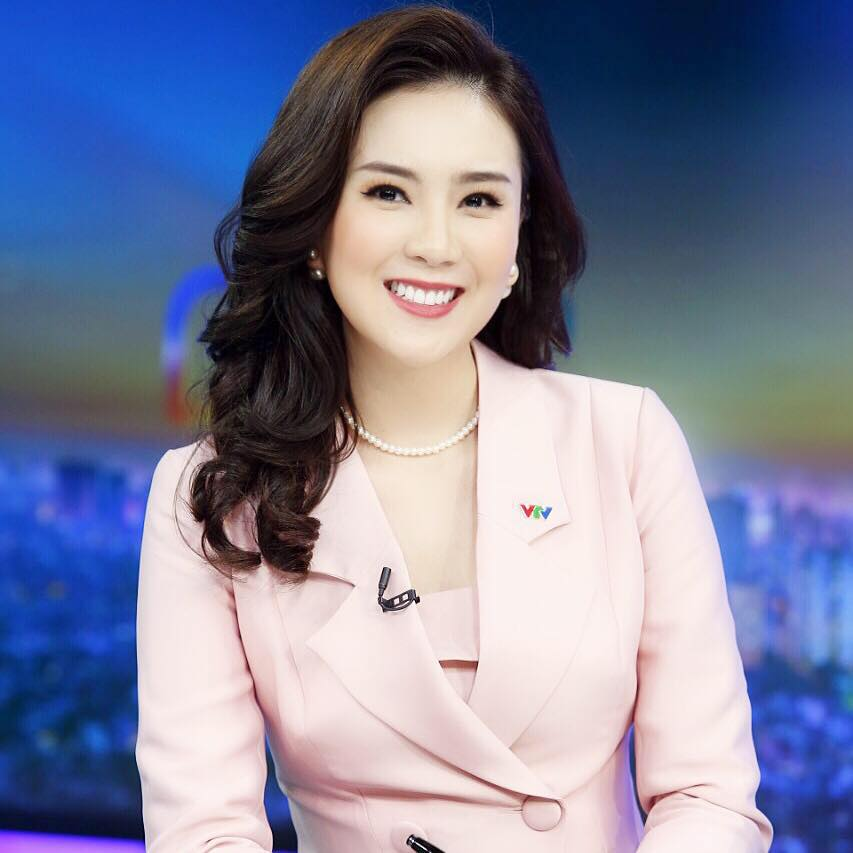
#> input picture Basic/Module_1_CV_Basic/mai-ngoc.jpg, 853 x 853 px
$ python 1.5_rotate.py --image mai-ngoc.jpg
#> lines starting #> are read from the running program, lines starting #| are printed output that depends on the picture
# USAGE
# python rotate.py --image mai-ngoc.jpg

# import the necessary packages
import numpy as np
import argparse
import imutils
import cv2

# construct the argument parser and parse the arguments
ap = argparse.ArgumentParser()
ap.add_argument("-i", "--image", required=True, help="Path to the image")
args = vars(ap.parse_args())

# load the image and show it
image = cv2.imread(args["image"])
#> image is the input picture: shape (853, 853, 3); mean B, G, R 156.1, 129.3, 124.9
cv2.imshow("Original", image)

# grab the dimensions of the image and calculate the center of the image
(h, w) = image.shape[:2]
#> h = 853; w = 853
(cX, cY) = (w / 2, h / 2)
#> cX = 426.5; cY = 426.5

# rotate our image by 45 degrees
M = cv2.getRotationMatrix2D((cX, cY), 45, 1.0)
rotated = cv2.warpAffine(image, M, (w, h))
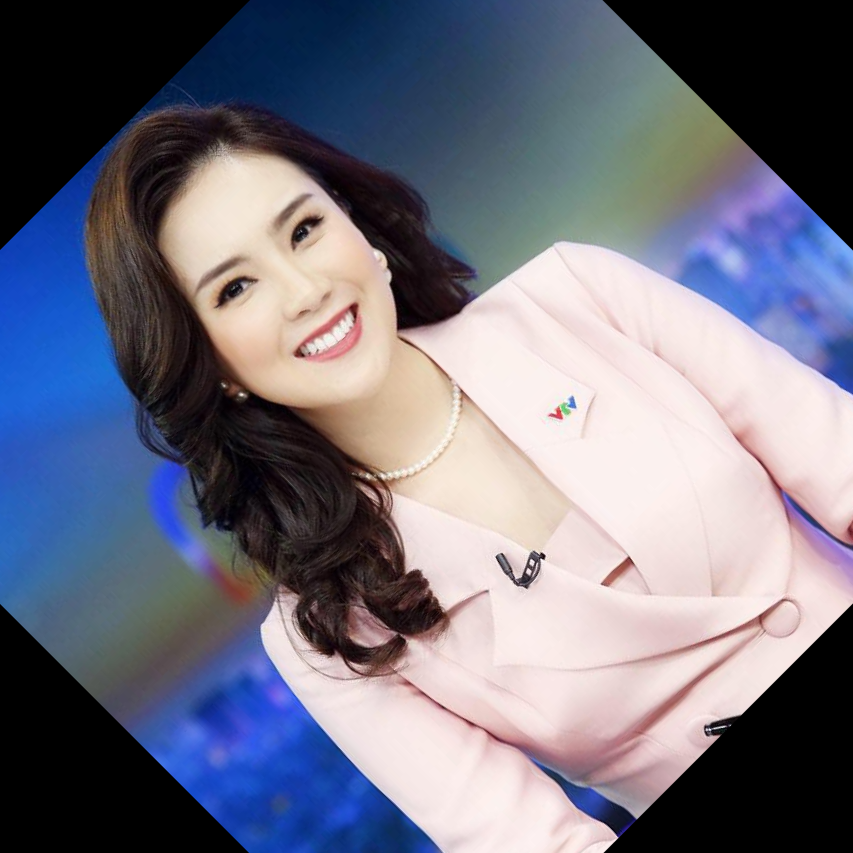
#> rotated: shape (853, 853, 3); mean B, G, R 128.9, 114.2, 114.5
cv2.imshow("Rotated by 45 Degrees", rotated)

# rotate our image by -90 degrees
M = cv2.getRotationMatrix2D((cX, cY), -90, 1.0)
rotated = cv2.warpAffine(image, M, (w, h))
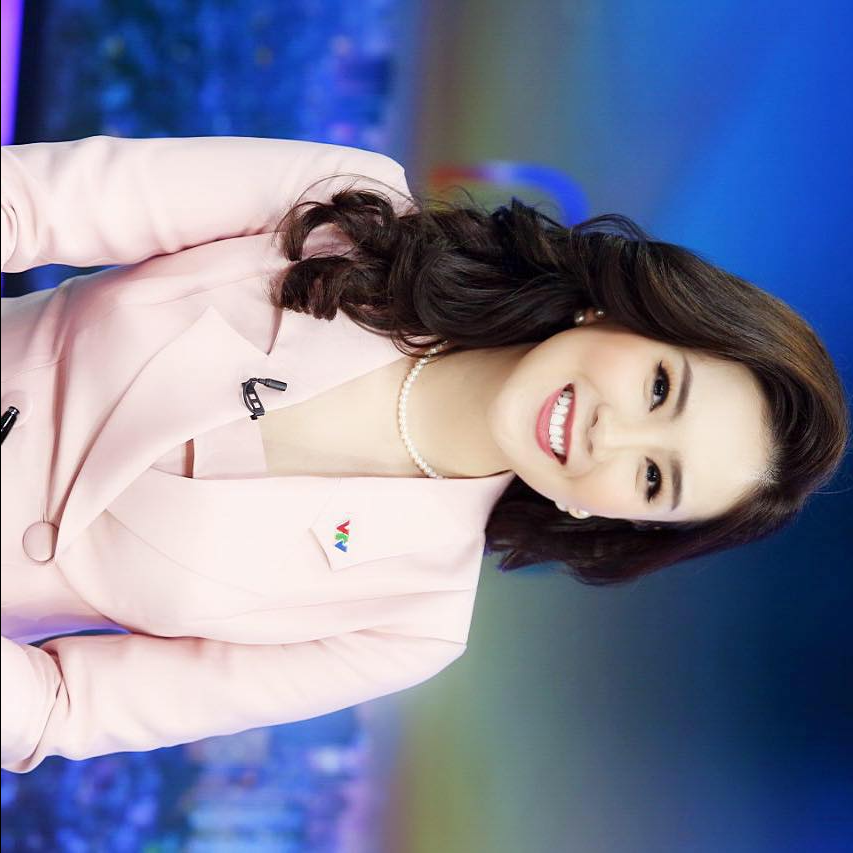
#> rotated: shape (853, 853, 3); mean B, G, R 156, 129.3, 124.9
cv2.imshow("Rotated by -90 Degrees", rotated)

# rotate our image around an arbitrary point rather than the center
M = cv2.getRotationMatrix2D((cX - 50, cY - 50), 45, 1.0)
rotated = cv2.warpAffine(image, M, (w, h))
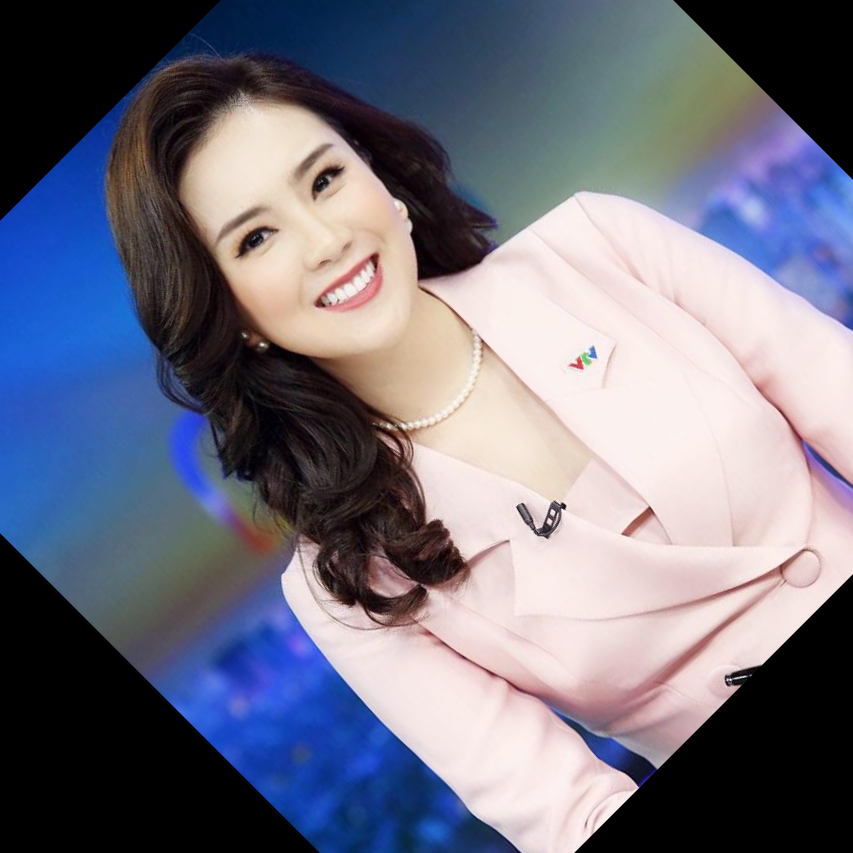
#> rotated: shape (853, 853, 3); mean B, G, R 129.3, 114, 114
cv2.imshow("Rotated by Offset & 45 Degrees", rotated)

# finally, let's use our helper function in imutils to rotate the image by
# 180 degrees (flipping it upside down)
rotated = imutils.rotate(image, 180)
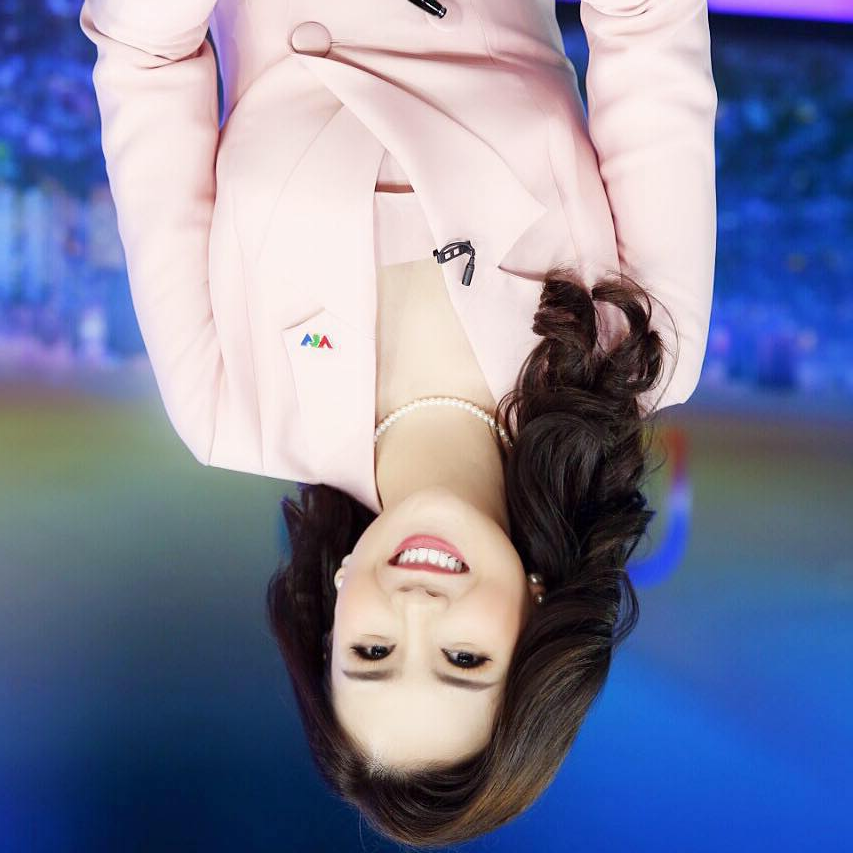
#> rotated: shape (853, 853, 3); mean B, G, R 156.1, 129.3, 124.9
cv2.imshow("Rotated by 180 Degrees", rotated)
cv2.waitKey(0)
